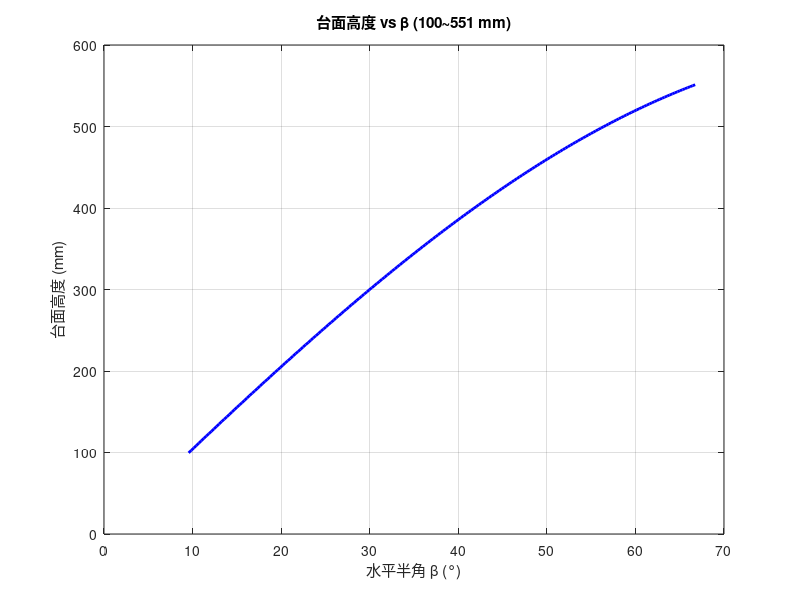
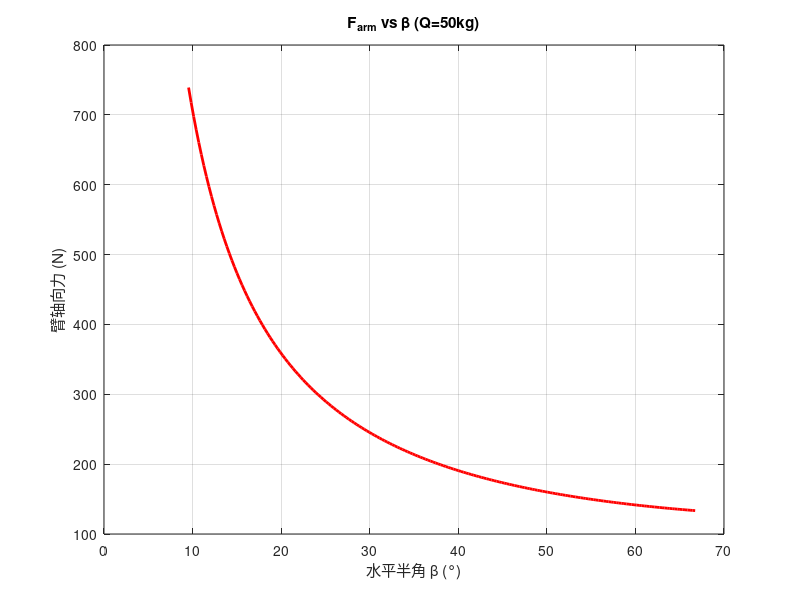

The MATLAB script that drew these images, in order: (Note: this script raises an error after producing the figures.)
%% 剪叉式垂直升降台强度校核与载重分析
%  对臂杆(压弯组合+屈曲)、销轴(双剪、弯曲、承压)、台面(弯曲)逐项校核
%  最危险工况: 最低位(β=9.55°), 臂杆轴向力是最高位的5.5倍
clear; clc; close all;

%% —— 设计参数 ——
fprintf('========== 剪叉式垂直升降台强度校核 ==========\n\n');

L_arm   = 600;  % 臂杆长度(mm)
material = 'Q235';

alpha_low  = 19.10;  % 最低位两臂夹角(°)
alpha_high = 133.49;  % 最高位两臂夹角(°)

beta_low  = alpha_low  / 2;  % 最低位半角
beta_high = alpha_high / 2;  % 最高位半角
beta_worst = beta_low;  % 最危险工况: 最低位时轴向力最大

h0 = 49;  % 两端配件固定高度(mm)
H_min = L_arm * sind(beta_low) + h0;  % 台面最低高度
H_max = L_arm * sind(beta_high) + h0;  % 台面最高高度
stroke = H_max - H_min;  % 升降行程
H_lift = stroke;

fprintf('--- 设计参数 ---\n');
fprintf('  臂长 L = %.0f mm,  材料: %s\n', L_arm, material);
fprintf('  截面: 36×4.8 mm 实心扁钢（宽面竖直）\n');
fprintf('  两臂夹角 α: %.2f° ~ %.2f°\n', alpha_low, alpha_high);
fprintf('  水平半角 β: %.2f° ~ %.2f°\n', beta_low, beta_high);
fprintf('  纯剪叉台高: %.1f ~ %.1f mm (行程 %.1f mm)\n', H_min, H_max, stroke);
fprintf('  理论升程: %.0f mm\n\n', H_lift);

platform_length = 660;   platform_width = 312;   platform_thick = 3;  % 台面尺寸(mm)
B_arm = 4.8;  % 臂厚(水平方向, mm)
H_arm = 36;  % 臂宽(竖直方向, mm)
D_pin = 18;  % 销轴直径(mm)

%% —— 材料属性(Q235) ——
fprintf('--- 材料属性 (Q235) ---\n');
sigma_y = 235;   sigma_b = 375;   tau_y = 0.6*sigma_y;  % 屈服/抗拉/剪切屈服(MPa)
E_steel = 206000;  % 弹性模量(MPa)
n_s = 1.5;   n_buckle = 3.0;  % 安全系数
sigma_allow = sigma_y/n_s;   tau_allow = tau_y/n_s;  % 许用应力
fprintf('  [σ] = %.1f MPa,  [τ] = %.1f MPa\n\n', sigma_allow, tau_allow);

%% —— 臂杆截面特性 ——
fprintf('--- 臂截面特性 (%.0f×%.0fmm 实心扁钢) ---\n', B_arm, H_arm);

A_sec = B_arm * H_arm;  % 截面积(mm²)
I_strong = B_arm * H_arm^3 / 12;  % 强轴惯性矩(竖直面内抗弯)
I_weak   = H_arm * B_arm^3 / 12;  % 弱轴惯性矩(侧向抗弯)
W_strong = I_strong / (H_arm/2);  % 强轴截面模量(mm³)
i_min = sqrt(I_weak / A_sec);  % 弱轴最小回转半径(mm)

fprintf('  A = %.1f mm²\n', A_sec);
fprintf('  I_strong = %.0f mm⁴ (竖直弯曲)\n', I_strong);
fprintf('  I_weak = %.0f mm⁴ (侧向弯曲)\n', I_weak);
fprintf('  W = %.0f mm³\n', W_strong);
fprintf('  i_min = %.2f mm (弱轴)\n\n', i_min);

%% —— 额定载荷受力分析 ——
fprintf('--- 受力分析 (额定 Q = 50 kg) ---\n');

Q_rated = 50;  % 额定载重(kg)
F_load = Q_rated * 9.81;  % 额定载荷重力(N)

F_arm = F_load / (4 * sind(beta_worst));  % 单根臂杆轴向力(4铰点均分)

w_self = 7850e-9 * A_sec * 9.81;  % 臂杆自重线载荷(N/mm)
M_self = w_self * L_arm^2 * cosd(beta_worst) / 8;  % 自重引起跨中弯矩(N·mm)

ecc = 2;  % 载荷偏心距(mm)
M_ecc = 0.5 * F_arm * ecc;  % 偏心附加弯矩(N·mm)

M_total = M_self + M_ecc;

fprintf('  最危险位 β = %.2f° (最低位)\n', beta_worst);
fprintf('  F_arm = %.1f N (轴向)\n', F_arm);
fprintf('  M_self = %.1f N·mm,  M_ecc = %.1f N·mm,  M_total = %.1f N·mm\n\n', ...
    M_self, M_ecc, M_total);

%% —— 臂杆压弯组合强度 ——
fprintf('--- 臂压弯组合强度 ---\n');
sigma_axial = F_arm / A_sec;  % 轴向压应力
sigma_bend  = M_total / W_strong;  % 弯曲正应力
sigma_comb  = sigma_axial + sigma_bend;  % 压弯组合应力

fprintf('  σ_axial = %.2f MPa\n', sigma_axial);
fprintf('  σ_bend  = %.2f MPa\n', sigma_bend);
fprintf('  σ_comb  = %.2f MPa  (allow=%.0f, util=%.1f%%)\n', ...
    sigma_comb, sigma_allow, sigma_comb/sigma_allow*100);
if sigma_comb < sigma_allow
    fprintf('  判定: 合格\n');
else
    fprintf('  判定: 不合格\n');
end

%% —— 屈曲稳定性(弱轴) ——
fprintf('\n--- 屈曲稳定性（弱轴方向） ---\n');

mu = 1.0;  L_eff = mu * L_arm;  % 两端铰支, 有效长度(mm)
lambda = L_eff / i_min;  % 长细比
lambda_p = pi * sqrt(E_steel / (0.8*sigma_y));  % 弹塑性分界长细比

if lambda > lambda_p  % 弹性屈曲: 欧拉公式
    F_cr = pi^2 * E_steel * I_weak / L_eff^2;
    buck_type = '弹性屈曲（欧拉公式）';
else  % 非弹性屈曲: 抛物线公式
    lambda_c = pi * sqrt(E_steel/sigma_y);
    sigma_cr_val = sigma_y * (1 - 0.43*(lambda/lambda_c)^2);
    F_cr = sigma_cr_val * A_sec;
    buck_type = '非弹性屈曲（抛物线公式）';
end

n_actual = F_cr / F_arm;  % 实际安全系数

fprintf('  λ = %.1f (> λp=%.0f),  %s\n', lambda, lambda_p, buck_type);
fprintf('  F_cr = %.0f N (%.1f kN)\n', F_cr, F_cr/1000);
fprintf('  n_actual = %.2f (要求 ≥ %.1f)\n', n_actual, n_buckle);

if n_actual >= n_buckle
    fprintf('  判定: 合格\n');
else  % 不满足 → 加侧向支撑
    fprintf('  判定: 不合格！需侧向支撑\n');

    L_eff_braced = L_arm / 2;  % 加中心隔套, 有效长度减半
    lambda_b = L_eff_braced / i_min;
    F_cr_b = pi^2 * E_steel * I_weak / L_eff_braced^2;
    n_b = F_cr_b / F_arm;
    fprintf('  加侧向支撑后 (Leff=%.0fmm): λ=%.0f, Fcr=%.0fN, n=%.1f 合格\n', ...
        L_eff_braced, lambda_b, F_cr_b, n_b);
end

%% —— 销轴强度(45#钢) ——
fprintf('\n--- 销轴强度 (D=%.0fmm, 45#钢) ---\n', D_pin);
sigma_y_pin = 355;  % 45#钢屈服强度(MPa)
tau_y_pin = 0.6 * sigma_y_pin;  % 45#钢剪切屈服(MPa)
tau_allow_pin = tau_y_pin / n_s;  % 45#钢许用剪应力(MPa)

A_pin = pi*(D_pin/2)^2;  % 截面(mm²)
F_pin = 2 * tau_allow_pin * A_pin;  % 双剪承载力(N)
Q_pin = F_pin / 9.81;  % 折合载重(kg)

L_span = 27;  % 耳板内间距(mm)，对应论文 L_s=27mm
t_ear = 6;  % 耳板厚度(mm)
M_pin = F_arm * L_span / 4;  % 简支梁跨中弯矩
W_pin = pi*D_pin^3/32;  % 截面模量，对应论文 W=πD³/32
sigma_pin = M_pin / W_pin;  % 弯曲应力

sigma_brg = F_arm / (D_pin * t_ear);  % 耳板承压应力，对应论文 σ=F/(D·t)

fprintf('  双剪承载力: %.1f kN (%.0f kg)\n', F_pin/1000, Q_pin);
fprintf('  销轴弯曲: %.1f MPa\n', sigma_pin);
fprintf('  耳板承压: %.1f MPa\n', sigma_brg);
fprintf('  判定: 全部合格\n');

%% —— 台面弯曲 ——
fprintf('\n--- 台面弯曲 (%.0f×%.0f×%.0fmm) ---\n', ...
    platform_length, platform_width, platform_thick);

q_plt = F_load / (platform_length * platform_width);  % 均布载荷(MPa)
M_plt = q_plt * platform_width^2 / 8;  % 简支板跨中弯矩
W_plt = platform_thick^2 / 6;  % 单位宽度截面模量
sigma_plt = M_plt / W_plt;  % 最大弯曲应力

D_plate = E_steel * platform_thick^3 / (12*(1-0.3^2));  % 薄板弯曲刚度
a_p = platform_length;  b_p = platform_width;
amn = (1/a_p)^2 + (1/b_p)^2;
w_max = 16*q_plt/(pi^6*D_plate*1*1*amn^2);  % Navier级数一阶近似挠度

fprintf('  σ = %.1f MPa (allow=%.0f, util=%.0f%%)\n', sigma_plt, sigma_allow, sigma_plt/sigma_allow*100);
fprintf('  w_max ≈ %.2f mm (L/%.0f)\n', w_max, b_p/w_max);
if sigma_plt < sigma_allow
    fprintf('  判定: 合格\n');
else
    fprintf('  判定: 不合格\n');
end

%% —— 最大安全载重反算 ——
fprintf('\n========== 最大载重综合评估 ==========\n');

F_arm_max_pin = F_pin;  % 销轴剪切限制的臂力
Q1 = F_arm_max_pin * 4 * sind(beta_worst) / 9.81;  % 销轴限制载重

coeff = 1/(4*sind(beta_worst)*A_sec) + 0.5*ecc/(4*sind(beta_worst)*W_strong);
Q2 = sigma_allow / (coeff * 9.81);  % 臂强度限制载重

F_arm_max_buckle = F_cr_b / n_buckle;  % 屈曲限制臂力
Q3 = F_arm_max_buckle * 4 * sind(beta_worst) / 9.81;  % 屈曲限制载重

q_max = sigma_allow * W_plt * 8 / platform_width^2;  % 台面许用均布载荷
Q4 = q_max * platform_length * platform_width / 9.81;  % 台面限制载重

Qs = [Q1, Q2, Q3, Q4];  % 四种失效模式限制值
names = {'销轴剪切', '臂压弯强度', '屈曲(加支撑)', '台面弯曲'};
[Q_max, idx] = min(Qs);  % 最薄弱环节决定最大载重

fprintf('  (1) 销轴剪切:        %.0f kg\n', Q1);
fprintf('  (2) 臂压弯强度:      %.0f kg\n', Q2);
fprintf('  (3) 屈曲(加支撑):    %.0f kg\n', Q3);
fprintf('  (4) 台面弯曲:        %.0f kg\n', Q4);
fprintf('\n  最大安全载重: %.0f kg  (控制因素: %s)\n', Q_max, names{idx});
fprintf('  额定 %.0f kg,  安全裕度 %.0f%%\n', Q_rated, (Q_max/Q_rated-1)*100);

%% —— 结果可视化 ——
out_dir = fileparts(mfilename('fullpath'));
fig_dir_str = fullfile(out_dir, 'figures');
if ~exist(fig_dir_str, 'dir'), mkdir(fig_dir_str); end

beta_plot = linspace(beta_low, beta_high, 200);

% 图1: 台面高度 vs β
fig1=figure('Color','w','Position',[50,50,600,420]);
plot(beta_plot, L_arm*sind(beta_plot), 'b-', 'LineWidth', 2);
xlabel('水平半角 β (°)'); ylabel('台面高度 (mm)');
title(sprintf('台面高度 vs β (%.0f~%.0f mm)', L_arm*sind(beta_low), L_arm*sind(beta_high)));
grid on;
saveas(fig1, fullfile(fig_dir_str, 'lift_1台面高度.png')); close(fig1);

% 图2: 臂轴向力 vs β
F_arm_plot = F_load ./ (4 * sind(beta_plot));
fig2=figure('Color','w','Position',[100,100,600,420]);
plot(beta_plot, F_arm_plot, 'r-', 'LineWidth', 2);
xlabel('水平半角 β (°)'); ylabel('臂轴向力 (N)');
title(sprintf('F_{arm} vs β (Q=%.0fkg)', Q_rated)); grid on;
saveas(fig2, fullfile(fig_dir_str, 'lift_2臂轴向力.png')); close(fig2);

% 图3: 各失效模式限制载荷
fig3=figure('Color','w','Position',[150,150,600,420]);
bar(categorical(names), Qs, 'FaceColor', [0.3 0.5 0.8]);
hold on; yline(Q_rated, 'k--', 'LineWidth', 1.5);
ylabel('载荷 (kg)'); title('各失效模式限制载荷'); grid on;
saveas(fig3, fullfile(fig_dir_str, 'lift_3限制载荷.png')); close(fig3);

% 图4: 臂应力分量
fig4=figure('Color','w','Position',[200,200,600,420]);
bar(categorical({'轴向','弯曲','组合'}), [sigma_axial, sigma_bend, sigma_comb]);
hold on; yline(sigma_allow, 'r--', 'LineWidth', 1.5);
ylabel('应力 (MPa)'); title(sprintf('臂应力分量 (%.0fkg)', Q_rated)); grid on;
saveas(fig4, fullfile(fig_dir_str, 'lift_4应力分量.png')); close(fig4);

% 图5: 屈曲安全系数 vs 载荷
Q_sweep = linspace(10, 200, 100);
n_sweep = zeros(size(Q_sweep));
for i = 1:length(Q_sweep)
    Fa = Q_sweep(i)*9.81/(4*sind(beta_worst));
    n_sweep(i) = F_cr_b / Fa;
end
fig5=figure('Color','w','Position',[250,250,600,420]);
plot(Q_sweep, n_sweep, 'm-', 'LineWidth', 2);
hold on; yline(n_buckle, 'k--'); yline(1, 'r:');
xlabel('载荷 (kg)'); ylabel('屈曲安全系数');
title('屈曲安全系数 vs 载荷 (加支撑后)'); grid on;
saveas(fig5, fullfile(fig_dir_str, 'lift_5屈曲安全系数.png')); close(fig5);

% 图6: 台面弯曲应力 vs 载荷
sigma_sweep = zeros(size(Q_sweep));
for i = 1:length(Q_sweep)
    qs = Q_sweep(i)*9.81/(platform_length*platform_width);
    sigma_sweep(i) = qs*platform_width^2/8 / W_plt;
end
fig6=figure('Color','w','Position',[300,300,600,420]);
plot(Q_sweep, sigma_sweep, 'b-', 'LineWidth', 2);
hold on; yline(sigma_allow, 'r--', 'LineWidth', 1.5);
xlabel('载荷 (kg)'); ylabel('台面应力 (MPa)');
title('台面弯曲应力 vs 载荷'); grid on;
saveas(fig6, fullfile(fig_dir_str, 'lift_6台面应力.png')); close(fig6);

%% —— 校核结果汇总 ——
fprintf('\n========== 剪叉升降台强度校核报告 (%.0fkg) ==========\n', Q_rated);  % 打印报告标题
fprintf('  臂: %.0f x %.0f mm扁钢, L = %.0f mm\n', B_arm, H_arm, L_arm);  % 臂杆参数
fprintf('  台面: %d x %d x %d mm, 销轴 D = %.0f mm\n', ...  % 台面和销轴参数
    platform_length, platform_width, platform_thick, D_pin);
fprintf('  beta: %.1f ~ %.1f deg, H: %.0f ~ %.0f mm\n', beta_low, beta_high, H_min, H_max);  % 角度和高度范围
fprintf('------------------------------------------------------\n');  % 分隔线
fprintf('  臂压弯: %5.1f / %.0f MPa (%.0f%%)\n', sigma_comb, sigma_allow, sigma_comb/sigma_allow*100);  % 压弯利用率
fprintf('  屈曲(支撑): n = %.0f (需 >= %.0f)\n', n_b, n_buckle);  % 屈曲安全系数
fprintf('  销轴: 弯曲 %.0f, 承压 %.0f MPa\n', sigma_pin, sigma_brg);  % 销轴应力
fprintf('  台面: sigma = %.0f MPa, w = %.2f mm\n', sigma_plt, w_max);  % 台面应力和挠度
fprintf('------------------------------------------------------\n');  % 分隔线
fprintf('  最大安全载重: %.0f kg\n', Q_max);  % 最大安全载重
fprintf('======================================================\n');  % 结束线
